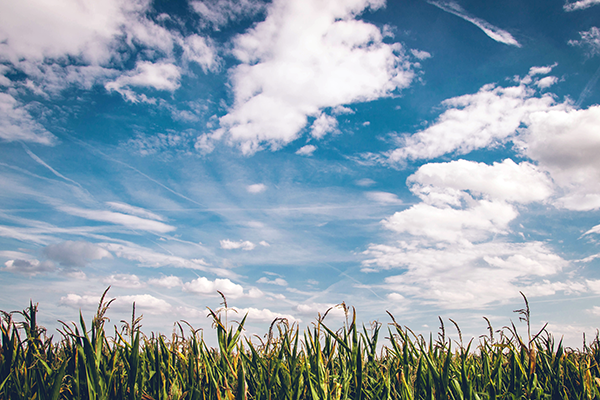
#> input picture 3. 컴퓨터 비전/openCV/Day04/field.bmp, 600 x 400 px
$ python 3_clahe.py
#> lines starting #> are read from the running program, lines starting #| are printed output that depends on the picture
import cv2

img = cv2.imread('./field.bmp')
#> img is the input picture: shape (400, 600, 3); mean B, G, R 173.2, 160.3, 141.8
dst = cv2.cvtColor(img, cv2.COLOR_BGR2YCrCb)
#> dst: shape (400, 600, 3); mean of channels 0, 1, 2 156.2, 117.7, 137.6

img_eq = dst.copy()
img_clahe = dst.copy()

img_eq[:, :, 0] = cv2.equalizeHist(img_eq[:, :, 0])
#> img_eq: shape (400, 600, 3); mean of channels 0, 1, 2 128.1, 117.7, 137.6
img_eq = cv2.cvtColor(img_eq, cv2.COLOR_YCrCb2BGR)
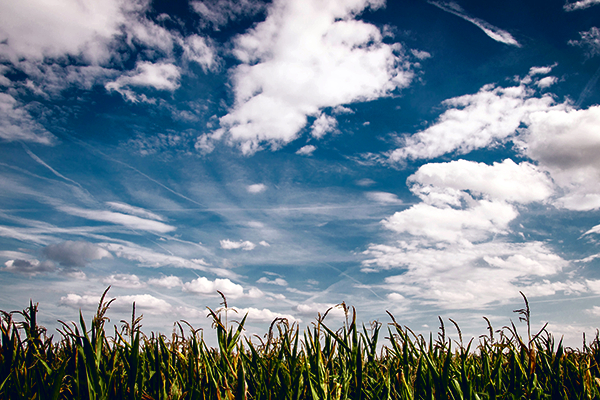
#> img_eq: shape (400, 600, 3); mean B, G, R 145.3, 132.1, 115.1

clahe = cv2.createCLAHE(clipLimit=4, tileGridSize=(4, 4))
img_clahe[:, :, 0] = clahe.apply(img_clahe[:, :, 0])
#> img_clahe: shape (400, 600, 3); mean of channels 0, 1, 2 130.6, 117.7, 137.6
img_clahe = cv2.cvtColor(img_clahe, cv2.COLOR_YCrCb2BGR)
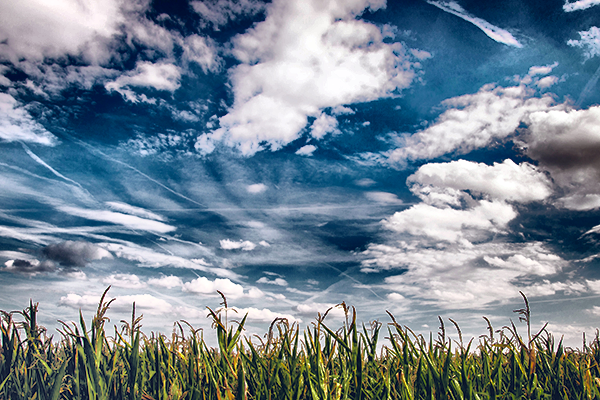
#> img_clahe: shape (400, 600, 3); mean B, G, R 147.7, 134.7, 118.1

cv2.imshow('img', img)
cv2.imshow('img_eq', img_eq)
cv2.imshow('img_clahe', img_clahe)
cv2.waitKey()

$ run again, with 3. 컴퓨터 비전/openCV/Day04/airplane.bmp copied over 3. 컴퓨터 비전/openCV/Day04/field.bmp
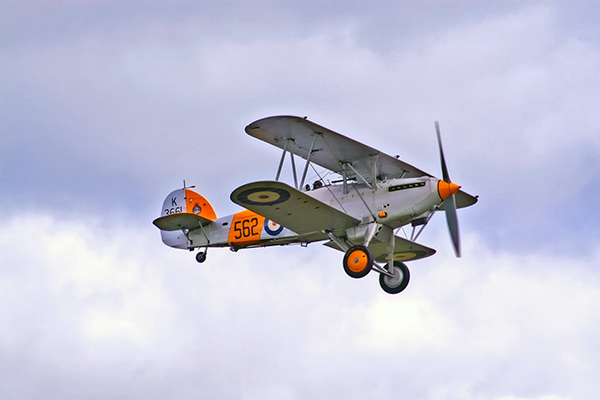
#> input picture 3. 컴퓨터 비전/openCV/Day04/airplane.bmp, 600 x 400 px
#> img is the input picture: shape (400, 600, 3); mean B, G, R 217.1, 197.6, 196.8
#> dst: shape (400, 600, 3); mean of channels 0, 1, 2 199.6, 126, 137.9
#> `img_eq = cv2.cvtColor(img_eq, cv2.COLOR_YCrCb2BGR)`:
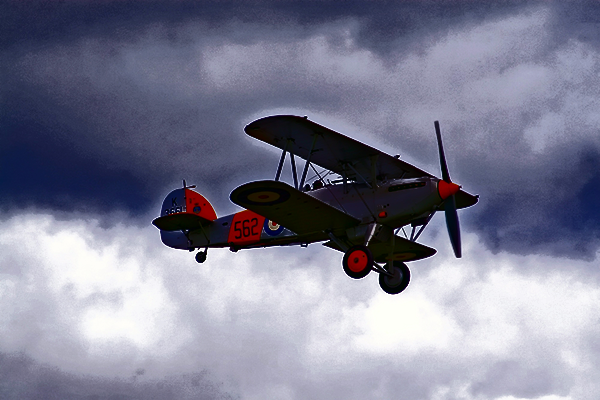
#> img_eq: shape (400, 600, 3); mean B, G, R 147.7, 127.1, 126.4
#> `img_clahe = cv2.cvtColor(img_clahe, cv2.COLOR_YCrCb2BGR)`:
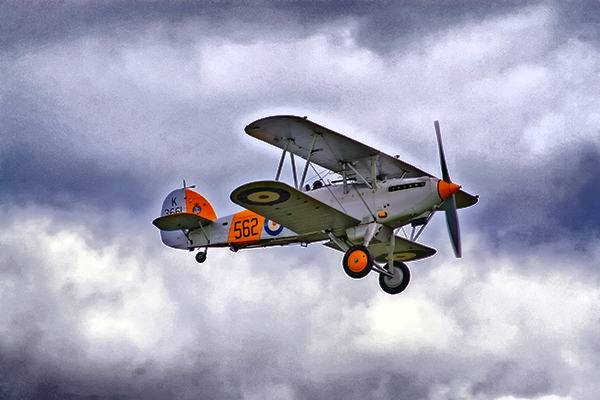
#> img_clahe: shape (400, 600, 3); mean B, G, R 184.5, 164.8, 164.2
